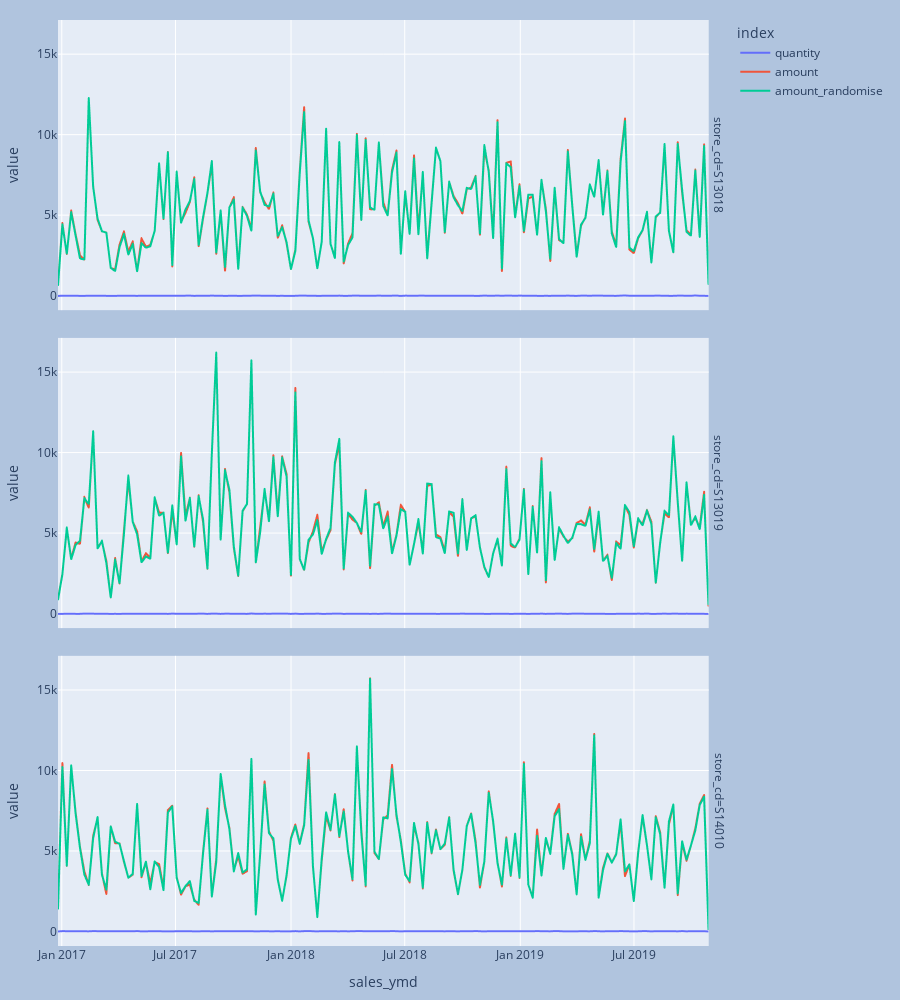

The notebook cell this image was saved under:
### Code cell
fig = px.line(df1_w_melt,
              x="sales_ymd",
              y="value",
              color='index',
              facet_row="store_cd",
              hover_data="store_cd"
              )

# Add range slider
fig.update_layout(
    # xaxis=dict(
    #     rangeslider=dict(
    #         visible=True,
    #     ),
    #     type="date",
    # )
)

# fig.update_layout(legend=dict(
#     orientation="h",
#     yanchor="bottom",
#     y=1.02,
#     xanchor="left",
#     x=0
# ))

fig.update_layout(
    margin=dict(l=20, r=20, t=20, b=20),
    height=1000,
    paper_bgcolor="LightSteelBlue",
)

fig.show()

### Figure 1 — Plotly figure (JSON) as saved in the notebook; plotly's stock layout.template omitted (floating-point values rounded to 4 significant figures; data arrays with more than 128 entries replaced by an {"elided": "..."} marker saying what was removed)
{"data": [{"customdata": {"elided": "149x1 str values"}, "hovertemplate": "index=quantity<br>store_cd=%{customdata[0]}<br>sales_ymd=%{x}<br>value=%{y}<extra></extra>", "legendgroup": "quantity", "line": {"color": "#636efa", "dash": "solid"}, "marker": {"symbol": "circle"}, "mode": "lines", "name": "quantity", "showlegend": true, "type": "scattergl", "x": {"elided": "149 str values"}, "xaxis": "x3", "y": {"elided": "149 int values"}, "yaxis": "y3"}, {"customdata": {"elided": "149x1 str values"}, "hovertemplate": "index=quantity<br>store_cd=%{customdata[0]}<br>sales_ymd=%{x}<br>value=%{y}<extra></extra>", "legendgroup": "quantity", "line": {"color": "#636efa", "dash": "solid"}, "marker": {"symbol": "circle"}, "mode": "lines", "name": "quantity", "showlegend": false, "type": "scattergl", "x": {"elided": "149 str values"}, "xaxis": "x2", "y": {"elided": "149 int values"}, "yaxis": "y2"}, {"customdata": {"elided": "149x1 str values"}, "hovertemplate": "index=quantity<br>store_cd=%{customdata[0]}<br>sales_ymd=%{x}<br>value=%{y}<extra></extra>", "legendgroup": "quantity", "line": {"color": "#636efa", "dash": "solid"}, "marker": {"symbol": "circle"}, "mode": "lines", "name": "quantity", "showlegend": false, "type": "scattergl", "x": {"elided": "149 str values"}, "xaxis": "x", "y": {"elided": "149 int values"}, "yaxis": "y"}, {"customdata": {"elided": "149x1 str values"}, "hovertemplate": "index=amount<br>store_cd=%{customdata[0]}<br>sales_ymd=%{x}<br>value=%{y}<extra></extra>", "legendgroup": "amount", "line": {"color": "#EF553B", "dash": "solid"}, "marker": {"symbol": "circle"}, "mode": "lines", "name": "amount", "showlegend": true, "type": "scattergl", "x": {"elided": "149 str values"}, "xaxis": "x3", "y": {"elided": "149 int values"}, "yaxis": "y3"}, {"customdata": {"elided": "149x1 str values"}, "hovertemplate": "index=amount<br>store_cd=%{customdata[0]}<br>sales_ymd=%{x}<br>value=%{y}<extra></extra>", "legendgroup": "amount", "line": {"color": "#EF553B", "dash": "solid"}, "marker": {"symbol": "circle"}, "mode": "lines", "name": "amount", "showlegend": false, "type": "scattergl", "x": {"elided": "149 str values"}, "xaxis": "x2", "y": {"elided": "149 int values"}, "yaxis": "y2"}, {"customdata": {"elided": "149x1 str values"}, "hovertemplate": "index=amount<br>store_cd=%{customdata[0]}<br>sales_ymd=%{x}<br>value=%{y}<extra></extra>", "legendgroup": "amount", "line": {"color": "#EF553B", "dash": "solid"}, "marker": {"symbol": "circle"}, "mode": "lines", "name": "amount", "showlegend": false, "type": "scattergl", "x": {"elided": "149 str values"}, "xaxis": "x", "y": {"elided": "149 int values"}, "yaxis": "y"}, {"customdata": {"elided": "149x1 str values"}, "hovertemplate": "index=amount_randomise<br>store_cd=%{customdata[0]}<br>sales_ymd=%{x}<br>value=%{y}<extra></extra>", "legendgroup": "amount_randomise", "line": {"color": "#00cc96", "dash": "solid"}, "marker": {"symbol": "circle"}, "mode": "lines", "name": "amount_randomise", "showlegend": true, "type": "scattergl", "x": {"elided": "149 str values"}, "xaxis": "x3", "y": {"elided": "149 int values"}, "yaxis": "y3"}, {"customdata": {"elided": "149x1 str values"}, "hovertemplate": "index=amount_randomise<br>store_cd=%{customdata[0]}<br>sales_ymd=%{x}<br>value=%{y}<extra></extra>", "legendgroup": "amount_randomise", "line": {"color": "#00cc96", "dash": "solid"}, "marker": {"symbol": "circle"}, "mode": "lines", "name": "amount_randomise", "showlegend": false, "type": "scattergl", "x": {"elided": "149 str values"}, "xaxis": "x2", "y": {"elided": "149 int values"}, "yaxis": "y2"}, {"customdata": {"elided": "149x1 str values"}, "hovertemplate": "index=amount_randomise<br>store_cd=%{customdata[0]}<br>sales_ymd=%{x}<br>value=%{y}<extra></extra>", "legendgroup": "amount_randomise", "line": {"color": "#00cc96", "dash": "solid"}, "marker": {"symbol": "circle"}, "mode": "lines", "name": "amount_randomise", "showlegend": false, "type": "scattergl", "x": {"elided": "149 str values"}, "xaxis": "x", "y": {"elided": "149 int values"}, "yaxis": "y"}], "layout": {"annotations": [{"font": {}, "showarrow": false, "text": "store_cd=S14010", "textangle": 90, "x": 0.98, "xanchor": "left", "xref": "paper", "y": 0.1567, "yanchor": "middle", "yref": "paper"}, {"font": {}, "showarrow": false, "text": "store_cd=S13019", "textangle": 90, "x": 0.98, "xanchor": "left", "xref": "paper", "y": 0.5, "yanchor": "middle", "yref": "paper"}, {"font": {}, "showarrow": false, "text": "store_cd=S13018", "textangle": 90, "x": 0.98, "xanchor": "left", "xref": "paper", "y": 0.8433, "yanchor": "middle", "yref": "paper"}], "height": 1000, "legend": {"title": {"text": "index"}, "tracegroupgap": 0}, "margin": {"b": 20, "l": 20, "r": 20, "t": 20}, "paper_bgcolor": "LightSteelBlue", "xaxis": {"anchor": "y", "domain": [0, 0.98], "title": {"text": "sales_ymd"}}, "xaxis2": {"anchor": "y2", "domain": [0, 0.98], "matches": "x", "showticklabels": false}, "xaxis3": {"anchor": "y3", "domain": [0, 0.98], "matches": "x", "showticklabels": false}, "yaxis": {"anchor": "x", "domain": [0, 0.3133], "title": {"text": "value"}}, "yaxis2": {"anchor": "x2", "domain": [0.3433, 0.6567], "matches": "y", "title": {"text": "value"}}, "yaxis3": {"anchor": "x3", "domain": [0.6867, 1.0], "matches": "y", "title": {"text": "value"}}}}
